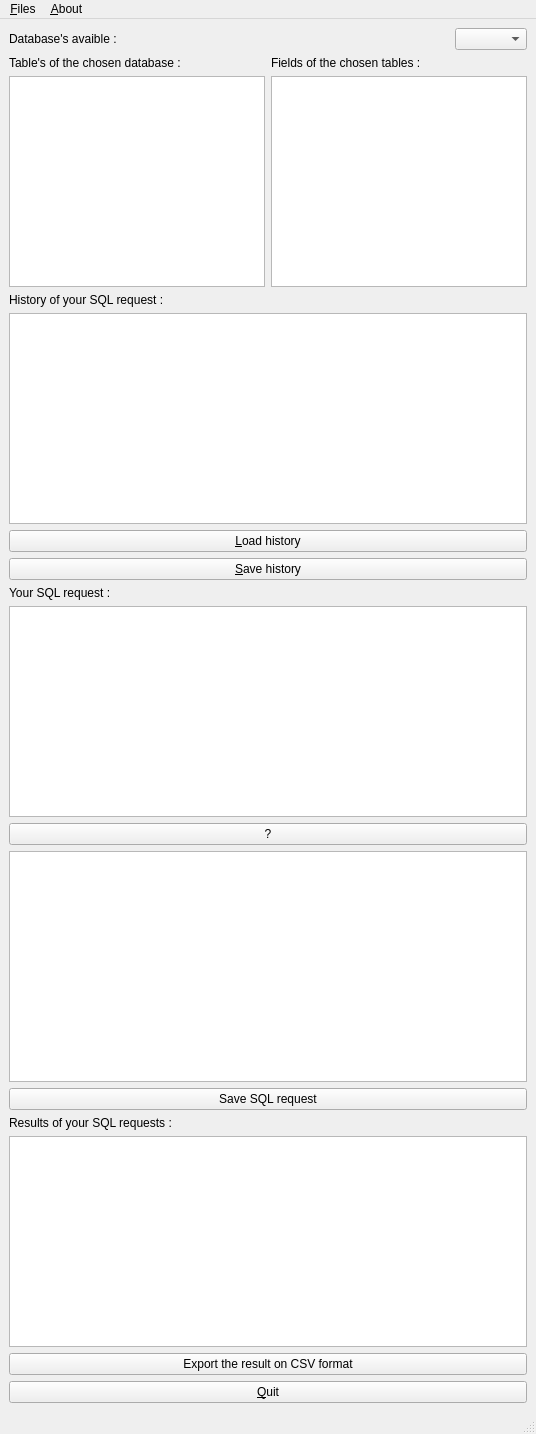
<?xml version="1.0" encoding="UTF-8"?>
<ui version="4.0">
 <class>MainWindowPrincipal</class>
 <widget class="QMainWindow" name="MainWindowPrincipal">
  <property name="geometry">
   <rect>
    <x>0</x>
    <y>0</y>
    <width>536</width>
    <height>1434</height>
   </rect>
  </property>
  <property name="windowTitle">
   <string>Application BDD</string>
  </property>
  <widget class="QWidget" name="centralwidget">
   <layout class="QVBoxLayout" name="verticalLayout">
    <item>
     <layout class="QHBoxLayout" name="horizontalLayout_2">
      <item>
       <widget class="QLabel" name="label">
        <property name="text">
         <string>Database's avaible :</string>
        </property>
       </widget>
      </item>
      <item>
       <spacer name="horizontalSpacer_2">
        <property name="orientation">
         <enum>Qt::Horizontal</enum>
        </property>
        <property name="sizeHint" stdset="0">
         <size>
          <width>40</width>
          <height>20</height>
         </size>
        </property>
       </spacer>
      </item>
      <item>
       <widget class="QComboBox" name="comboBoxDatabase"/>
      </item>
     </layout>
    </item>
    <item>
     <layout class="QGridLayout" name="gridLayout">
      <item row="0" column="0">
       <widget class="QLabel" name="label_2">
        <property name="text">
         <string>Table's of the chosen database :</string>
        </property>
       </widget>
      </item>
      <item row="0" column="1">
       <widget class="QLabel" name="label_3">
        <property name="text">
         <string>Fields of the chosen tables :</string>
        </property>
       </widget>
      </item>
      <item row="1" column="0">
       <widget class="QListWidget" name="listWidgetTable"/>
      </item>
      <item row="1" column="1">
       <widget class="QListWidget" name="listWidgetChamps"/>
      </item>
     </layout>
    </item>
    <item>
     <layout class="QVBoxLayout" name="verticalLayout_3">
      <item>
       <widget class="QLabel" name="label_5">
        <property name="text">
         <string>History of your SQL request :</string>
        </property>
       </widget>
      </item>
      <item>
       <widget class="QListWidget" name="listWidgetRequeteHistorique"/>
      </item>
     </layout>
    </item>
    <item>
     <widget class="QPushButton" name="pushButtonChargerHistorique">
      <property name="text">
       <string>&amp;Load history</string>
      </property>
     </widget>
    </item>
    <item>
     <widget class="QPushButton" name="pushButtonEnregistrerHistorique">
      <property name="text">
       <string>&amp;Save history</string>
      </property>
     </widget>
    </item>
    <item>
     <layout class="QHBoxLayout" name="horizontalLayout">
      <item>
       <layout class="QVBoxLayout" name="verticalLayout_4">
        <item>
         <widget class="QLabel" name="label_4">
          <property name="text">
           <string>Your SQL request :</string>
          </property>
         </widget>
        </item>
        <item>
         <widget class="QTextEdit" name="textEditRequete"/>
        </item>
       </layout>
      </item>
     </layout>
    </item>
    <item>
     <widget class="QPushButton" name="pushButtonVerificationRequete">
      <property name="text">
       <string>?</string>
      </property>
     </widget>
    </item>
    <item>
     <widget class="QTextEdit" name="textEditErreurRequete"/>
    </item>
    <item>
     <widget class="QPushButton" name="pushButtonEnregistrerRequete">
      <property name="text">
       <string>Save SQL request</string>
      </property>
     </widget>
    </item>
    <item>
     <layout class="QVBoxLayout" name="verticalLayout_5">
      <item>
       <widget class="QLabel" name="label_6">
        <property name="text">
         <string>Results of your SQL requests :</string>
        </property>
       </widget>
      </item>
      <item>
       <widget class="QTableWidget" name="tableWidgetResultatRequete"/>
      </item>
     </layout>
    </item>
    <item>
     <widget class="QPushButton" name="pushButtonExporterCSV">
      <property name="text">
       <string>Export the result on CSV format</string>
      </property>
     </widget>
    </item>
    <item>
     <widget class="QPushButton" name="pushButtonQuitter">
      <property name="text">
       <string>&amp;Quit</string>
      </property>
     </widget>
    </item>
   </layout>
  </widget>
  <widget class="QMenuBar" name="menubar">
   <property name="geometry">
    <rect>
     <x>0</x>
     <y>0</y>
     <width>536</width>
     <height>29</height>
    </rect>
   </property>
   <widget class="QMenu" name="menu_Fichiers">
    <property name="title">
     <string>&amp;Files</string>
    </property>
    <addaction name="action_Quit"/>
   </widget>
   <widget class="QMenu" name="menu_About">
    <property name="title">
     <string>&amp;About</string>
    </property>
   </widget>
   <addaction name="menu_Fichiers"/>
   <addaction name="menu_About"/>
  </widget>
  <widget class="QStatusBar" name="statusbar"/>
  <action name="action_Quit">
   <property name="text">
    <string>&amp;Quit</string>
   </property>
  </action>
 </widget>
 <resources/>
 <connections/>
</ui>
